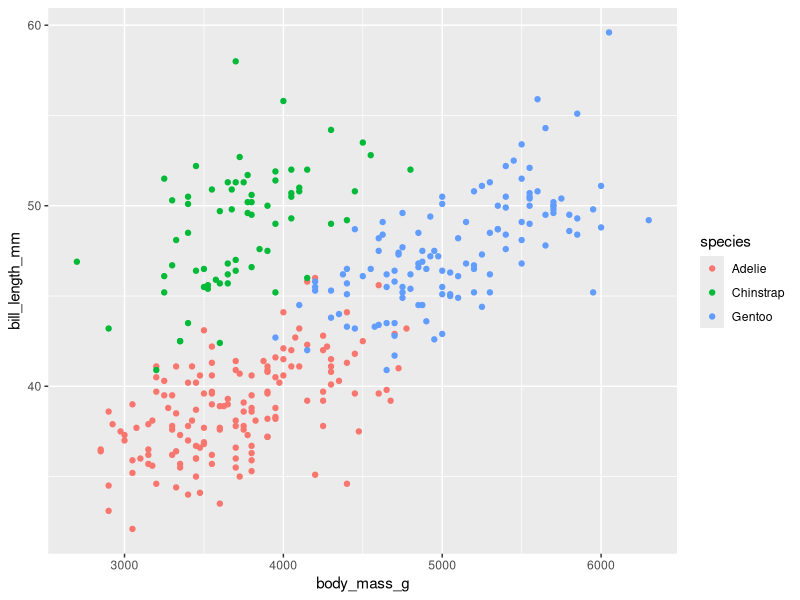
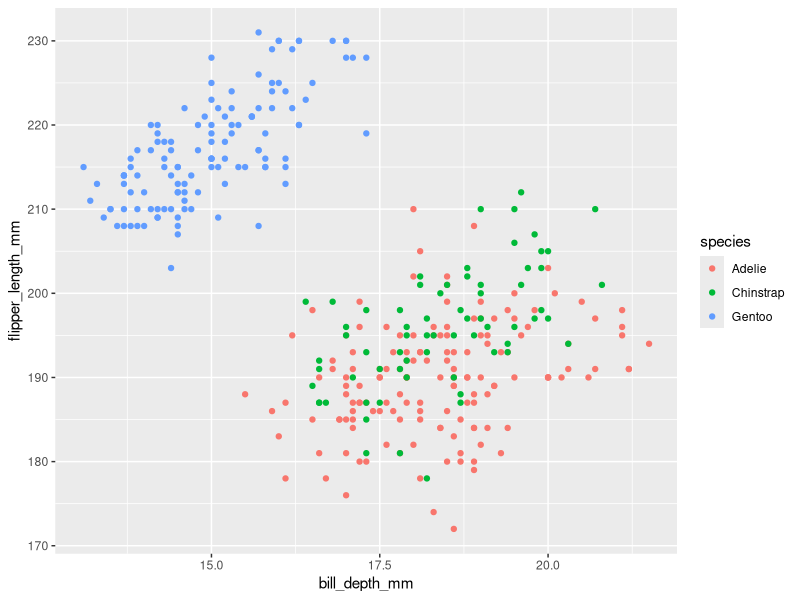
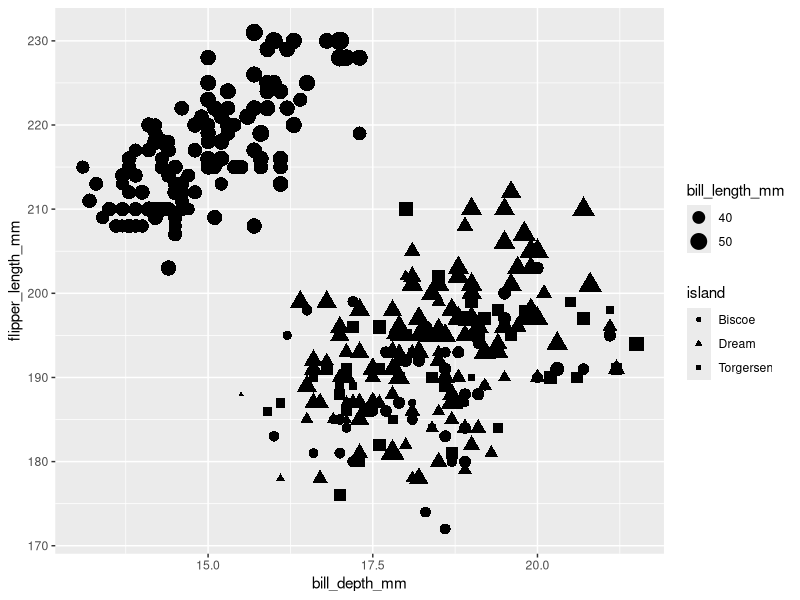
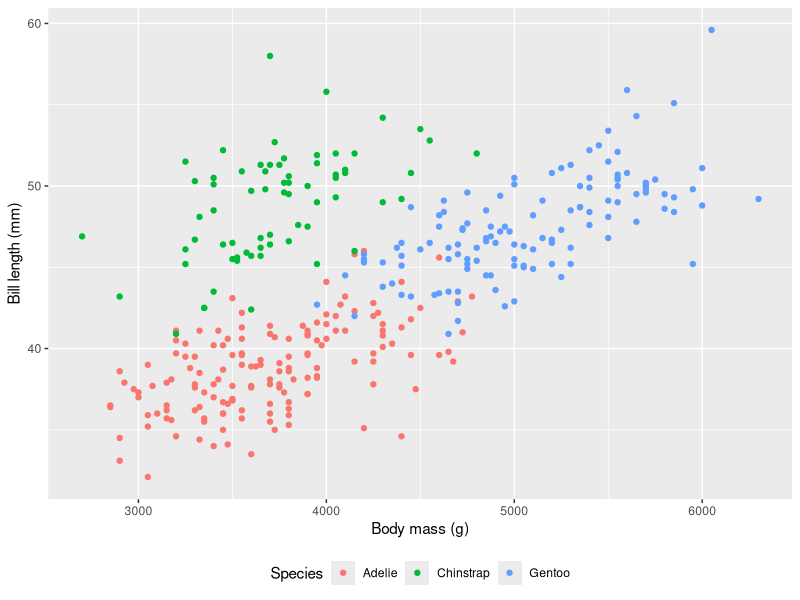
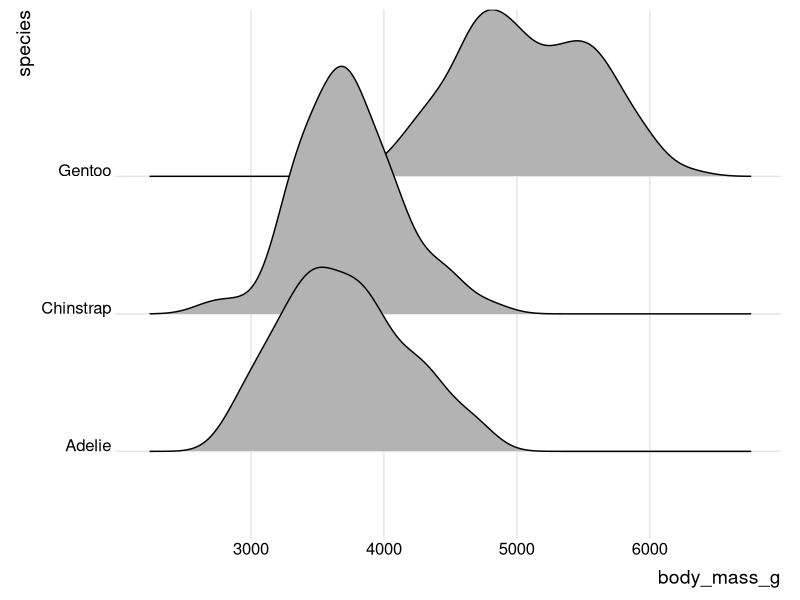

Write R code to recreate these figures, in order.
# Script name
# Author
# Date


# Libraries ---------------------------------------------------------------

library(tidyverse)
library(palmerpenguins)
library(ggridges)


# Data --------------------------------------------------------------------

# Load the dataset into the local environment
penguins <- penguins


# Example -----------------------------------------------------------------

# The basic plot
ggplot(data = penguins,
       aes(x = body_mass_g, y = bill_length_mm)) +
  geom_point(aes(colour = species))


# Exercise 1 --------------------------------------------------------------

# Create a basic plot with different x and y axes
ggplot(data = penguins,
       aes(x = bill_depth_mm, y = flipper_length_mm)) +
  geom_point(aes(colour = species))




# Exercise 2 --------------------------------------------------------------

# Change the aes() arguments
ggplot(data = penguins,
       aes(x = bill_depth_mm, y = flipper_length_mm)) +
  geom_point(aes(size = bill_length_mm, shape = island))


# Exercise 3 --------------------------------------------------------------

# Change the labels
ggplot(data = penguins,
       aes(x = body_mass_g, y = bill_length_mm)) +
  geom_point(aes(colour = species)) +
  labs(x = "Body mass (g)", y = "Bill length (mm)", colour = "Species") +
  # Change legend position
  theme(legend.position = "bottom")


# BONUS -------------------------------------------------------------------

# Create a ridgeplot
ggplot(data = penguins,
       aes(x = body_mass_g, y = species)) +
  geom_density_ridges() +
  theme_ridges() + 
  theme(legend.position = "none")


